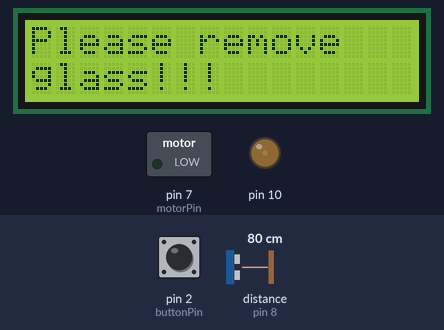
A sketch run on a simulated Arduino Uno, built with avr-gcc and run on an emulated ATmega328P. Shown: 16×2 character LCD, switched loads named in the sketch (green lamp = pin HIGH), output pins drawn as LEDs (lit = HIGH). Wiring (inferred from the names in the program): ultrasonic range finder: trigger pin 9; echo pin 8. The inputs (shaded band) are chosen by the test bench; at power-on: distance to the obstacle (sensor on pin 8) 80 cm, pin 2 (buttonPin) LOW. The echo pulse lasts 58.3 µs per cm; pins used as bus, display or sensor lines are not drawn; what the sketch prints to the serial monitor is not drawn.

Above: at 1.2 s.
1.3 s: distance to the obstacle (sensor on pin 8) set to 120 cm
At 2.4 s:
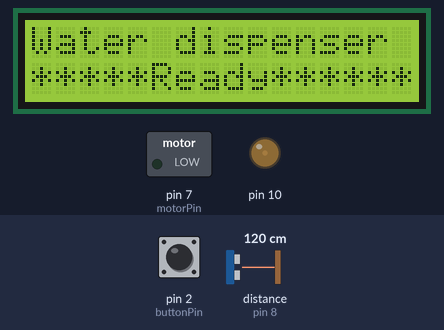
2.8 s: distance to the obstacle (sensor on pin 8) set to 85 cm
4.3 s: distance to the obstacle (sensor on pin 8) set to 79 cm
At 5.5 s:
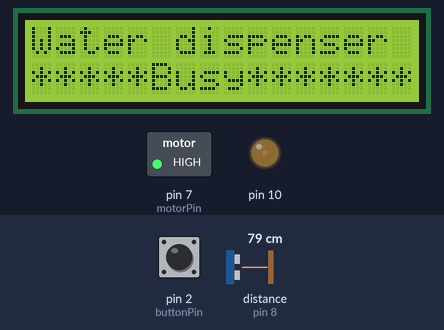
10.8 s: distance to the obstacle (sensor on pin 8) set to 83 cm
At 11.7 s:
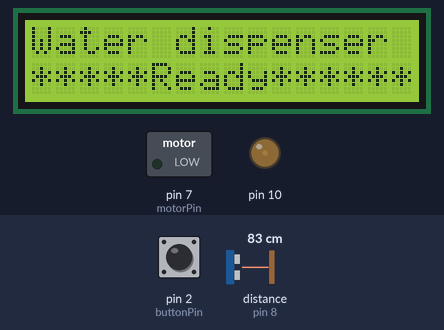
Timing chart, 0 to 13.3 s (numbered marks = the images above; inputs shaded):
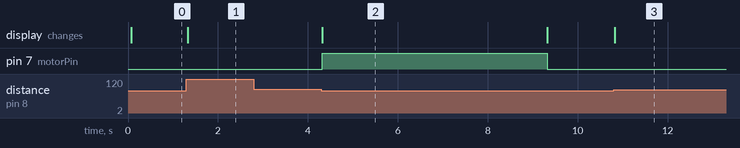

The sketch:

automatic_water_dispenser_with_lcd_and_an_interrupt_button1.ino
```cpp
#include <LiquidCrystal.h>

#define trigPin 9
#define echoPin 8
#define motorPin 7
#define buttonPin 2

// initialize the library with the numbers of the interface pins
LiquidCrystal lcd(12, 11, 6, 5, 4, 3);

int Contrast=20;

volatile long duration;
volatile int distance;

volatile boolean glassPresent;
volatile boolean isPouring;
volatile int seconds;
volatile int buttonState = 0;

void setup() {
  isPouring = false;
  analogWrite(10,Contrast);
  pinMode(motorPin, OUTPUT);
  pinMode(trigPin, OUTPUT);
  pinMode(echoPin, INPUT);
  pinMode(buttonPin, INPUT);
  glassPresent = true;
  Serial.begin(9600);
  // set up the LCD's number of columns and rows:
  lcd.begin(16, 2);
  attachInterrupt(digitalPinToInterrupt(buttonPin), interrupt, CHANGE);
}

void loop() {
  buttonState = digitalRead(buttonPin);

  measureDistance();

  if (distance<80){
    pour();
  }
  else{
    glassPresent = true;
  stopPump();
  }
  delay(50);

}

void printReady(){
  lcd.setCursor(0, 0);
lcd.print("Water dispenser");
  lcd.setCursor(0, 1);
  lcd.print("*****Ready******");
}
void printBusy(){
  lcd.setCursor(0, 0);
lcd.print("Water dispenser");
  lcd.setCursor(0, 1);
  lcd.print("*****Busy*********");
}

void removeGlass(){
  if(glassPresent){
    digitalWrite(motorPin, LOW);
    lcd.setCursor(0, 0);
lcd.print("Please remove   ");
  lcd.setCursor(0, 1);
  lcd.print("glass!!!        ");
  }
}

void pour(){
  while(!glassPresent){
    isPouring = true;
  printBusy();
digitalWrite(motorPin, HIGH);
    glassPresent = true;
  delay(5000);

  }
  removeGlass();
  isPouring = false;
}
void stopPump(){
  isPouring = false;
    digitalWrite(motorPin, LOW);
    glassPresent = false;
    printReady();
}
void interrupt(){
  if(glassPresent && isPouring){
    digitalWrite(motorPin, LOW);
  lcd.setCursor(0, 0);
  lcd.print("Interrupted!!!  ");
  lcd.setCursor(0, 1);
  lcd.print("                ");
  delay(3000);
    lcd.clear();
    isPouring = false;
     removeGlass();
  } else{
  return;}
}

void measureDistance(){
  digitalWrite(trigPin, LOW);
  delayMicroseconds(5);
  digitalWrite(trigPin, HIGH);
  delayMicroseconds(10);
  digitalWrite(trigPin, LOW);
  duration = pulseIn(echoPin, HIGH);
  // Calculate the distance:
  distance= duration*0.034/2;
  // Print the distance on the Serial Monitor (Ctrl+Shift+M):
  Serial.print("Distance = ");
  Serial.print(distance);
  Serial.println(" cm");
}
```

Measured:
- the behaviour switches between 82 and 81 cm on distance to the obstacle (sensor on pin 8) (found by bisection; images 1 and 2)
- after the input at 1.3 s, the display: changes at once (image 1)
- after the input at 2.8 s, every drawn part: stays the same
- after the input at 4.3 s, pin 7 (motorPin): LOW → HIGH at once, → LOW 5.0 s later; the display: changes at once (image 2)
- after the input at 10.8 s, the display: changes at once (image 3)
- what the display in image 2 shows lasts 5.0 s, from 4.3 s to 9.3 s
